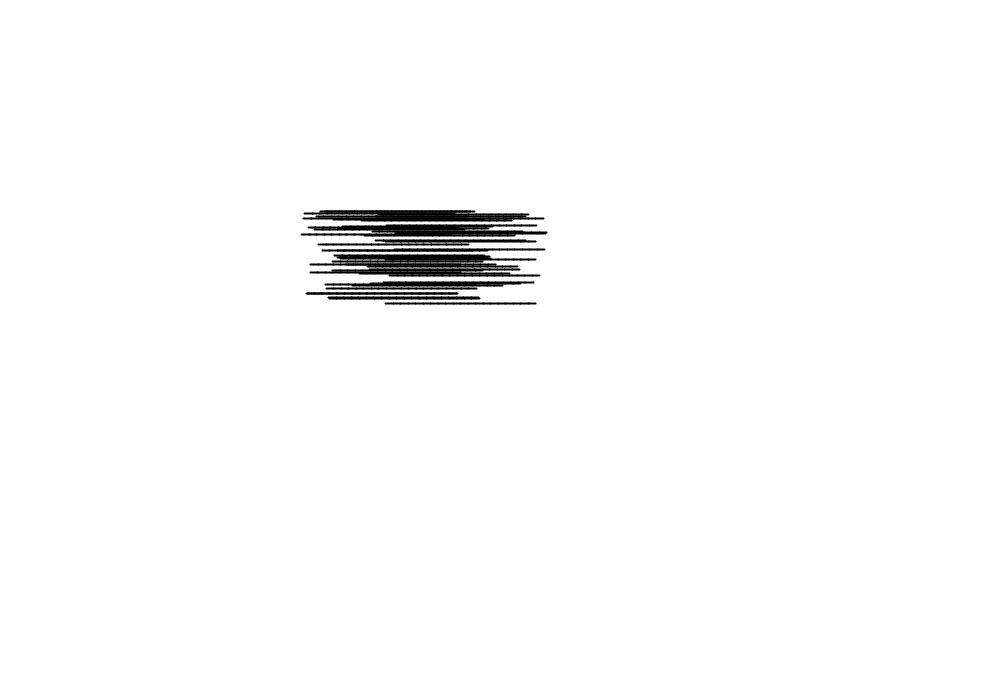
Frame 1 (no input)
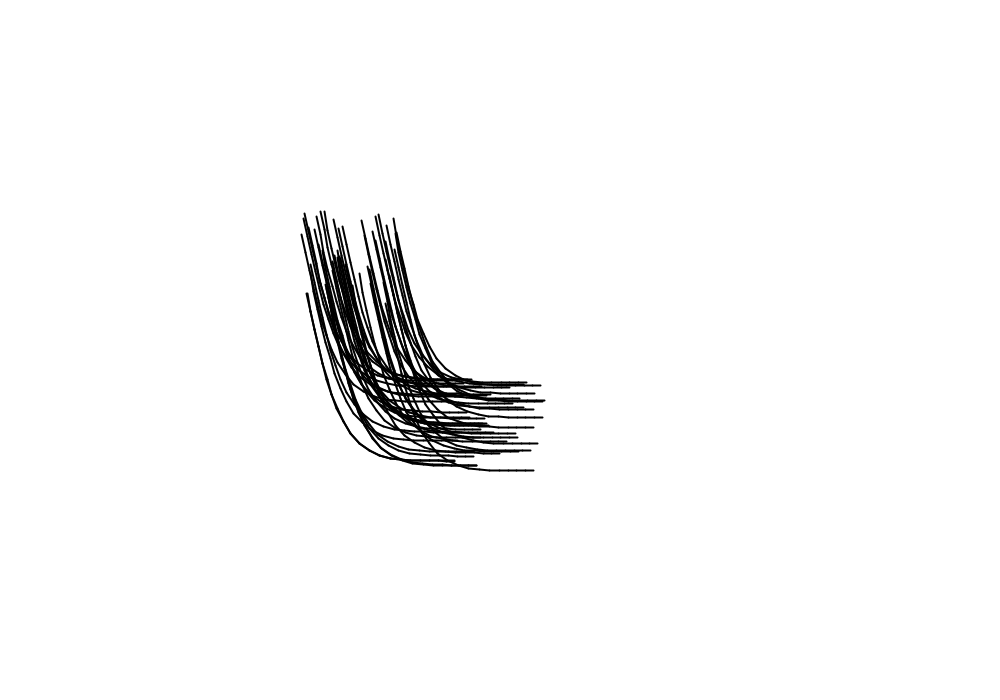
Frame 60 (the mouse pressed at the canvas centre just before this capture)
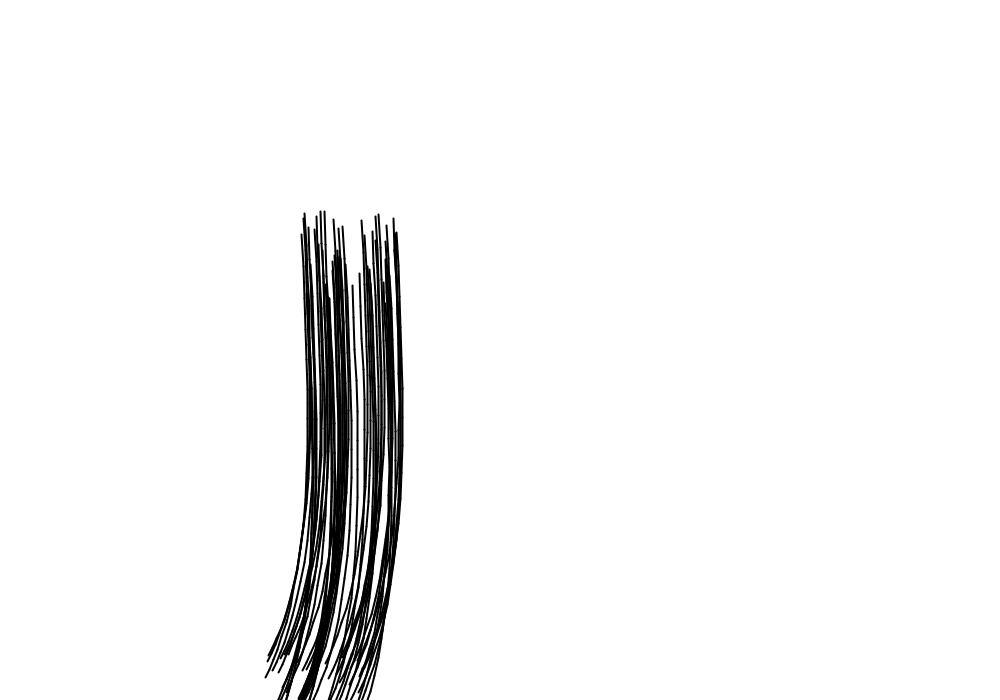
Frame 120 (the mouse held since frame 60 and released just before this capture)

The Processing sketch that drew these frames (run headless with seeded random() and noise(); from frame 60 on, the mouse is pressed at the canvas centre):

// Processing sketch: cuerda_pelo
// ── cuerda_pelo.pde
//Simulación de cuerda elástica / pelo
//Autor: Sergi Sanz Sancho

final int N_MUELLES = 20; //Variable que se puede modificar dependiendo del efecto más o menos realista que queramos 
int Lcuerda = 150;
float lmuelle = Lcuerda/N_MUELLES;

float [] vE = new float [700];
int t = 0;

int N_PELOS = 50; //Podemos modificar este valor para añadir más pelos a la simulación
Pelo pelo;
Pelo[] Pelos = new Pelo[N_PELOS];

void setup()
{
  size (1000, 700);
  //fullScreen();
  
  for (int np = 0; np < N_PELOS; np++)
  {
    PVector ini = new PVector (width * 0.3 + random(100), height * 0.3 + random(100)); //Se inicializarán en posiciones random 
    pelo = new Pelo (Lcuerda, N_MUELLES, ini);
    Pelos[np] = pelo;
  }
  
}

void draw()
{
  background(255);
  float Etotal = 0;
  fill(255,0,0);
  
  for (int np =0; np < N_PELOS; np++)
  {
    Pelos[np].update();
  }
}

//interfaz de usuario --> se modelará mediante una función que detecta cuándo se ha seleccionado (o soltado) un pelo y se está arrastrando
void mousePressed()
{
  for (int np = 0; np < N_PELOS; np++)
    Pelos[np].on_click();
}

void mouseReleased()
{
  for(int np = 0;np<N_PELOS;np++)
    Pelos[np].release();
}

void plot_func(int time, int x, int y, int x1, int y1)
{
  stroke(200, 10, 0);
  strokeWeight(3);
  fill(153);
  rect(x, y, x1, y1);
  stroke(200, 210, 0);
  
  strokeWeight(1);
  stroke(255);
  
  for (int i = 0; i<time; i++)
    point(i, 600*0.5 - (vE[i] /6.5e5)*600);
}

// ── Extremo.pde
//Clase extremo --> contiene variables relacionadas con posición, aceleración, velocidad, fuerza... 
//y algunas constantes como el paso de simulación, la masa, la gravedad...

class Extremo
{
  PVector p;
  PVector v;
  PVector a;
  float mass = 5, dt = 0.1;
  PVector gravity;
  float Ec, Ep;
  PVector peso;
  int mode;
  
  //Estas variables servirán para indicar si está siendo modificado 
  PVector drag;
  boolean dragging = false;
  
  Extremo(float x, float y)
  {
    p = new PVector(x,y);
    v = new PVector();
    a = new PVector();
    drag = new PVector();
    gravity = new PVector(0, 9.8);
    peso = new PVector();
  }
  
  void update()
  {
    v.x += a.x * dt;
    v.y += a.y * dt;
    
    p.x += v.x * dt;
    p.y += v.y * dt;
    
    a.x = 0;
    a.y = 0;
    
    peso.y = gravity.y * mass;
    applyForce(peso);
  }
  
  //Función que actualiza la aceleración mediante la fuerza que se le pasa como parámetro y la masa
  
  void applyForce(PVector force)
  {
    PVector f = force.get();
    f.div(mass);
    a.add(f);
  }
  
  void display()
  {
    stroke(0);
    strokeWeight(2);
    fill(175, 120);
    
    if (dragging)
    {
      fill(50);
    }
  }
  
  //Determina si un extremo ha sido pulsado o no
  void clicked(int x, int y)
  {
    float d = dist(x,y,p.x, p.y);
    float umbral = 5;
    
    if(d < umbral)
    {
      dragging =true;
      drag.x = p.x - x;
      drag.y = p.y - y;
    }
  }
  
  void stopDragging()
  {
    dragging = false;
    
  }
  
  //Cambia la posición del extremo según la posición del ratón
  void drag(int mx, int my)
  {
    if(dragging)
    {
      p.x = mx + drag.x;
      p.y = my + drag.y;
    }
  }
  
}
  

// ── Muelle.pde
//Clase muelle --> actualiza las variables correspondientes al muelle (fuerza elástica y de amortiguación, elongación...)
//Declara algunas constantes importantes como la constante elástica o de amortiguación

class Muelle
{
  PVector ancho, fA, fB;
  
  float len;
  float k = 80, Epe;
  float am = 10;
  float el;
  
  Extremo a;
  Extremo b;
  
  Muelle (Extremo a_, Extremo b_, float l)
  {
    a = a_;
    b = b_;
    len = l;
    ancho = new PVector(b.p.x - a.p.x, b.p.y - a.p.y);
    fA = new PVector();
    fB = new PVector();
  }
  
  //Función que actualiza las fuerzas del muelle en distintos sentidos
  void update()
  {
    ancho.x = b.p.x - a.p.x;
    ancho.y = b.p.y - a.p.y;
    el = ancho.mag() - len; //obtenemos la elongación actual
    ancho.normalize();
    
    //Suma de fuerzas que se ejercen sobre los muelles:
    fA.x = k* ancho.x* el - (a.v.x - b.v.x)*am; //Fuerza elástica - Fuerza damping o de amortiguamiento
    fA.y = k* ancho.y* el - (a.v.y - b.v.y)*am; //Fuerza elástica - Fuerza damping o de amortiguamiento
    a.applyForce(fA);  //Esta fuerza se debe aplicar a los dos extremos
    
    fB.x = -k* ancho.x* el - (b.v.x - a.v.x)*am;
    fB.y = -k* ancho.y* el - (b.v.y - a.v.y)*am;
    b.applyForce(fB);
  }
  void display()
  {
    strokeWeight(2);
    stroke(0);
    line(a.p.x, a.p.y, b.p.x, b.p.y);
  }
}

// ── Pelo.pde
//Clase pelo: creación del sistema de pelos mediante muelles y extremos

class Pelo
{
  float _longitud;
  int _nmuelles, _npelos;
  float _Lmuelle;
  PVector _origen;
  
  Extremo[] vExtr = new Extremo[N_MUELLES+1];
  Muelle[] vMuelles = new Muelle[N_MUELLES];
  
  Pelo (float longitud, int nmuelles, PVector origen)
  {
    _longitud = longitud;
    _nmuelles = nmuelles;
    _Lmuelle = longitud/nmuelles;
    _origen = origen;
    
    for(int i = 0; i < vExtr.length; i++)
      vExtr[i] = new Extremo (_origen.x + i *_Lmuelle, origen.y); //inicialización de extremos
    
    for (int i = 0; i<vMuelles.length; i++)
      vMuelles[i] = new Muelle(vExtr[i], vExtr[i+1], _Lmuelle); //inicialización de los muelles que unen los extremos
  }
  
  void update()
  {
    for (Muelle m: vMuelles)
    {
      m.update();
      m.display();
    }
    
    //El bucle deberá empezar desde 1 (y no de 0) para que el primer punto del pelo se quede fijo en la pantalla
    for (int i = 1; i < vExtr.length; i++)
    {
      vExtr[i].update();
      vExtr[i].display();
      vExtr[i].drag(mouseX, mouseY); //recogida de coordenadas de ratón
    }
  }
  
  void on_click()
  {
    for(Extremo b: vExtr)
      b.clicked(mouseX, mouseY); //recogida de coordenadas de ratón
  }
  
  void release()
  {
    for (Extremo b: vExtr)
      b.stopDragging();
  }
  
}
